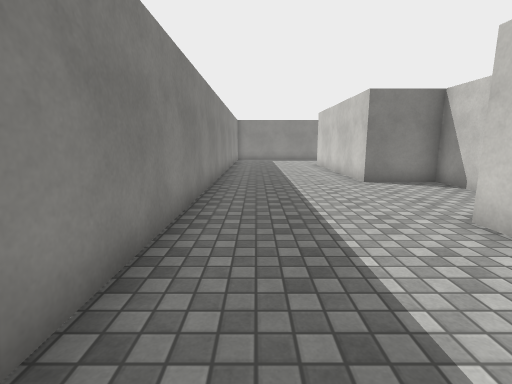
view 1 (above)

16 first-person views from a walk through a 3-D level made in the Unity game engine. The camera is 1.3 m above the floor, tilts 10° down and sees 85° across. The floor is counted in squares, 1 m on a side. Each view is taken from the middle of a square. On the plan, view 1 faces up. The plan holds only what a view shows up to about 13 squares ahead; the rest is blank. The place goes on beyond the plan. Surface patterns are stand-ins for the level's own textures.

view 2
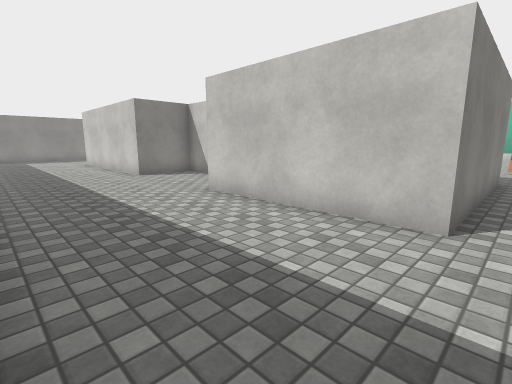

view 3
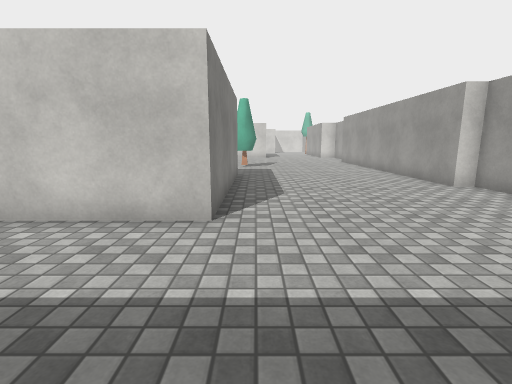

view 4
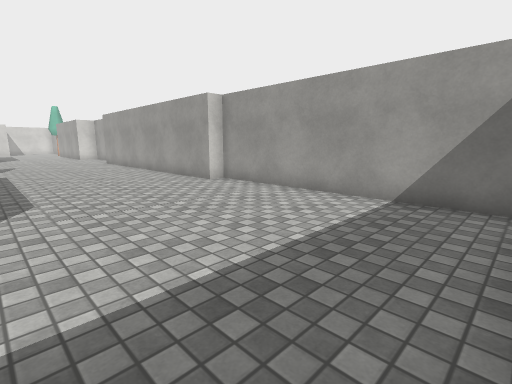

view 5
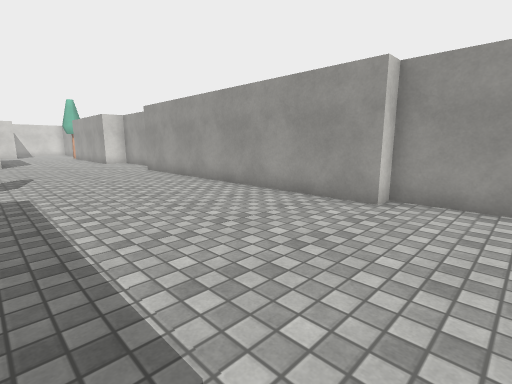

view 6
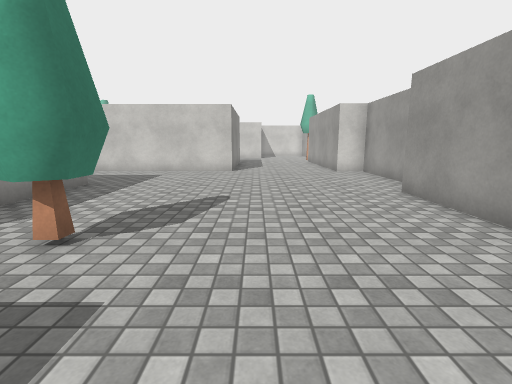

view 7
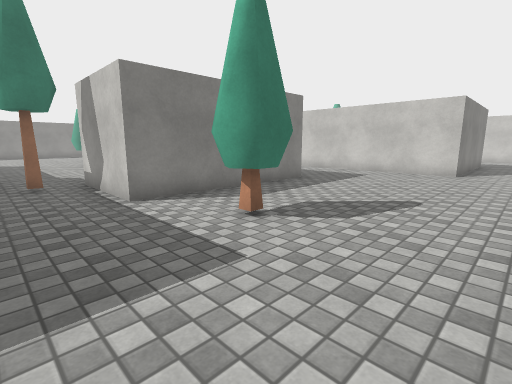

view 8
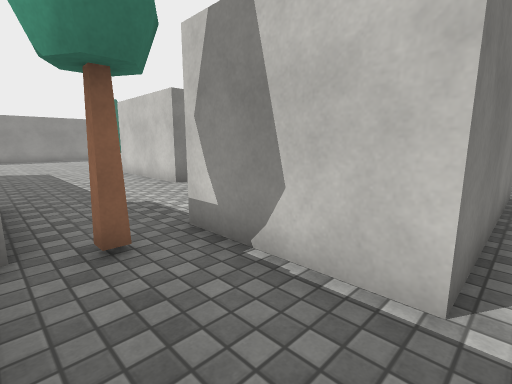

view 9
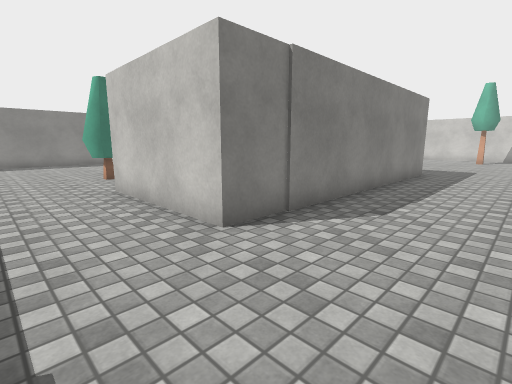

view 10
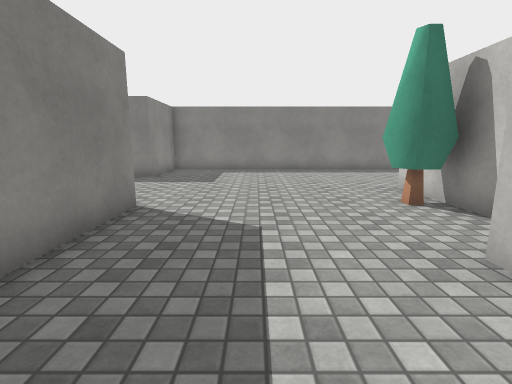

view 11
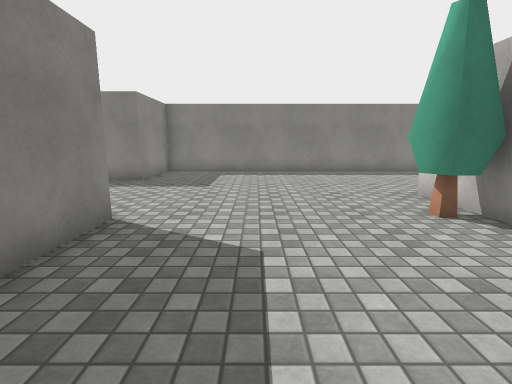

view 12
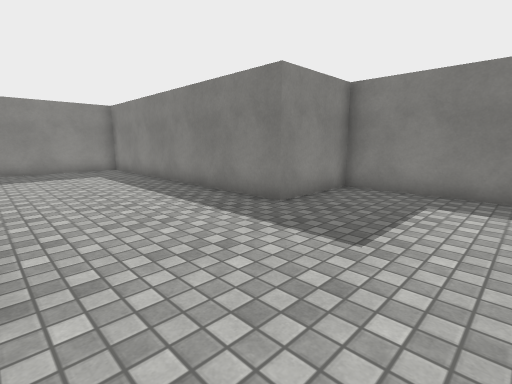

view 13
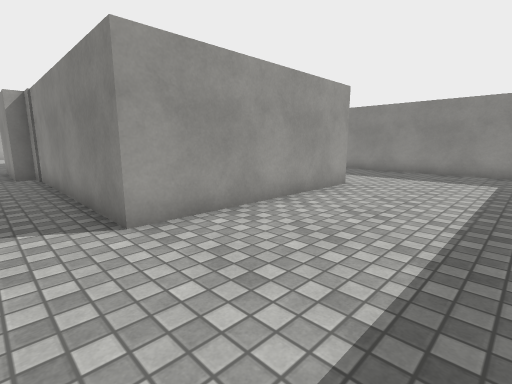

view 14
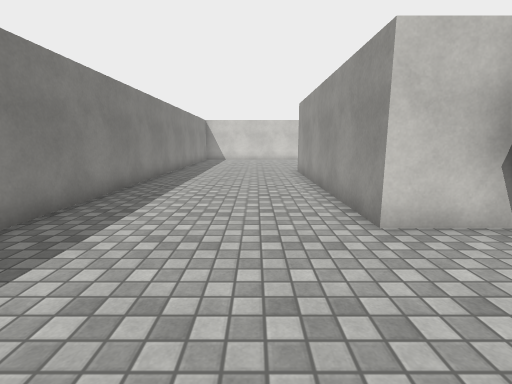

view 15
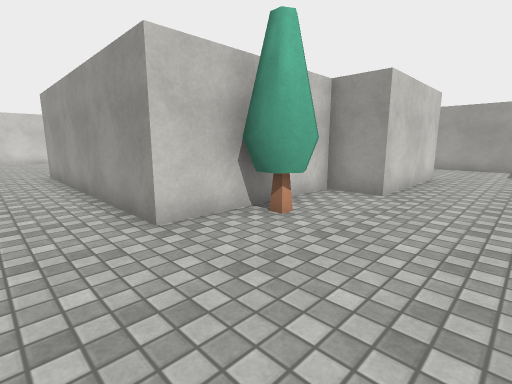

view 16
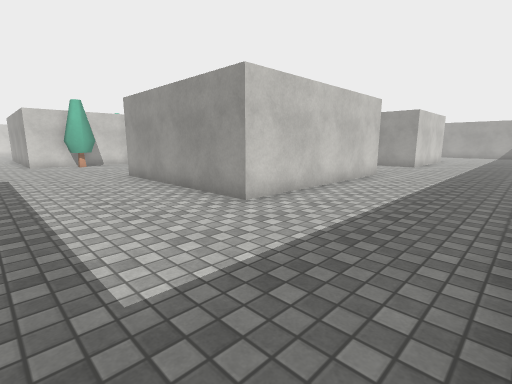

### Floor plan
Points are (right, up) in squares from view 1. A wall is a line through its corners. A room is listed if a view was taken in it or the views show most of it. See-through windows are left out.
Room 1 (views 1, 2, 3, 4, 5, 6, 7, 8, 9, 10, 11, 12, 13, 14, 15, 16)
walls: (13.6, 4.9) (15.6, 4.9); (6, 7.5) (6, 9.3) (3.6, 9.3) (3.6, 16.7) (10.5, 16.7) (10.5, 8.6) (11.1, 8.6) (11.1, 4.9); (10.6, -1.3) (3.6, -1.3) (3.6, 4.5); (19.9, 1.3) (13.3, 1.3) (13.3, 4.9); (25.9, 9.3) (15.6, 9.3) (15.6, 14) (17.1, 14) (17.1, 19.1) (25.9, 19.1); (-1.4, 13) (-1.4, 1.4); (26.5, -2.9) (24, -2.9) (24, 3.5); (20.2, -8.9) (23.7, -8.9) (23.7, -7.7) (24.1, -7.7); (-1.4, 21.4) (-1.4, 15.6); (-0.9, -8.5) (7.3, -8.5) (7.3, -7.9) (18.5, -7.9); (26.2, 24.8) (9, 24.8) (9, 21.8) (-1, 21.8)
objects: tree (12, 4) to (12, 5); tree (14, -2) to (15, -1); tree (16, 16) to (17, 17)

Where each view was taken, in squares from view 1:
view 1: 0 up, 0 right, facing up
view 2: 2 down, 1 left, facing up-right
view 3: 2 down, 1 left, facing right
view 4: 2 down, 1 left, facing down-right
view 5: 2 down, 5 right, facing down-right
view 6: 4 down, 11 right, facing right
view 7: 5 down, 11 right, facing up-right
view 8: 1 up, 11 right, facing up-right
view 9: 6 up, 13 right, facing up-right
view 10: 11 up, 13 right, facing up
view 11: 12 up, 13 right, facing up
view 12: 17 up, 13 right, facing up-left
view 13: 21 up, 12 right, facing down-left
view 14: 21 up, 13 right, facing right
view 15: 21 up, 13 right, facing down-right
view 16: 21 up, 1 left, facing down-right
